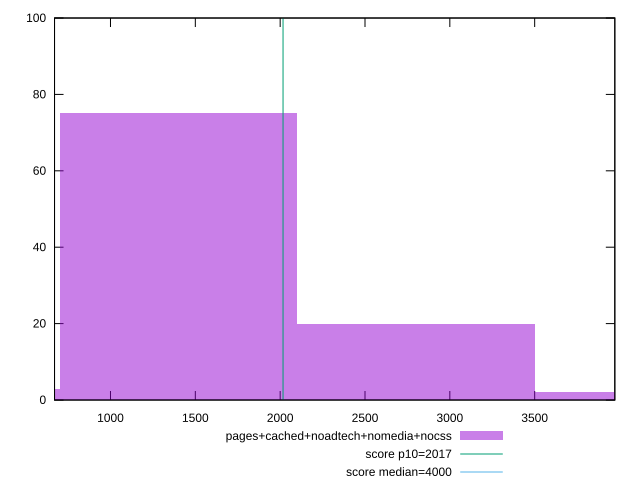

Recreate this plot in gnuplot.
reset

$pagesCachedNoadtechNomediaNocss <<EOF
1400.2184214518256 75
0 3
2800.4368429036513 20
4200.655264355477 2
EOF

set key outside below
set boxwidth 1400.2184214518256
set xrange [670.2560000000004:3972.3479999999995]
set yrange [0:100]
set trange [0:100]
set style fill transparent solid 0.5 noborder

set parametric
set terminal svg size 640, 490 enhanced background rgb 'white'
set output "report_00015_2021-02-09T16-11-33.973Z/mainthread-work-breakdown/comparison/histogram/4_vs_5.svg"

plot $pagesCachedNoadtechNomediaNocss title "pages+cached+noadtech+nomedia+nocss" with boxes, \
     2017,t title "score p10=2017", \
     4000,t title "score median=4000"

reset
